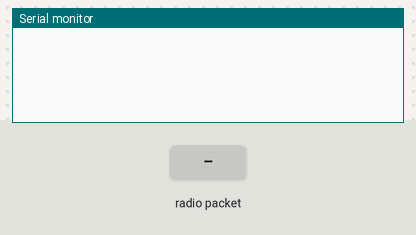
This sketch was run on a simulated Arduino Uno, built with avr-gcc and run on an emulated ATmega328P. On the bench: the last lines printed to the serial monitor. The test bench sets the inputs (shaded band). No radio packets arrive unless stated.

Above: at 1.2 s.
1.3 s: radio packet "ZONE_A" arrives
At 2.3 s:
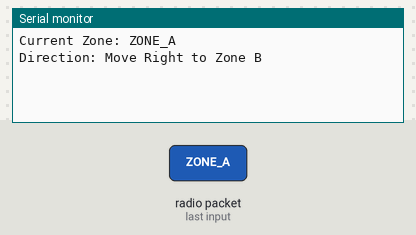
2.8 s: radio packet "ZONE_B" arrives
At 3.4 s:
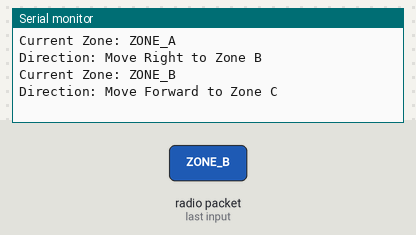
4.3 s: radio packet "ZONE_C" arrives
At 5.5 s:
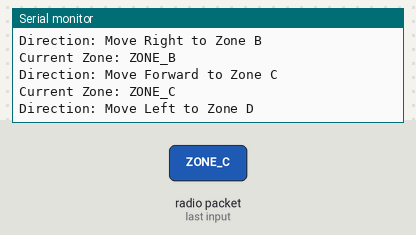
5.8 s: radio packet "1" arrives
At 7.3 s:
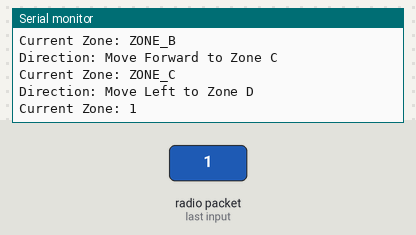

Measured:
- after the input at 1.3 s, the serial monitor: prints a new line at once (image 1)
- after the input at 2.8 s, the serial monitor: prints a new line at once (image 2)
- after the input at 4.3 s, the serial monitor: prints a new line at once (image 3)
- after the input at 5.8 s, the serial monitor: prints a new line at once (image 4)

The sketch:

receiver_side.ino
```cpp
#include <RH_ASK.h>
#include <SPI.h>

RH_ASK driver(2000, 11, 12, 10);

String destination = "ZONE_D";

void setup()
{
    Serial.begin(9600);

    if (!driver.init())
    {
        Serial.println("RF init failed");
    }
}

void loop()
{
    uint8_t buf[20];
    uint8_t buflen = sizeof(buf);

    if (driver.recv(buf, &buflen))
    {
        String zone = "";

        for (int i = 0; i < buflen; i++)
        {
            zone += (char)buf[i];
        }

        Serial.print("Current Zone: ");
        Serial.println(zone);

        if(zone == "ZONE_A")
        {
            Serial.println("Direction: Move Right to Zone B");
        }

        else if(zone == "ZONE_B")
        {
            Serial.println("Direction: Move Forward to Zone C");
        }

        else if(zone == "ZONE_C")
        {
            Serial.println("Direction: Move Left to Zone D");
        }

        else if(zone == destination)
        {
            Serial.println("Destination Reached");
        }

        Serial.println();
    }
}
```
